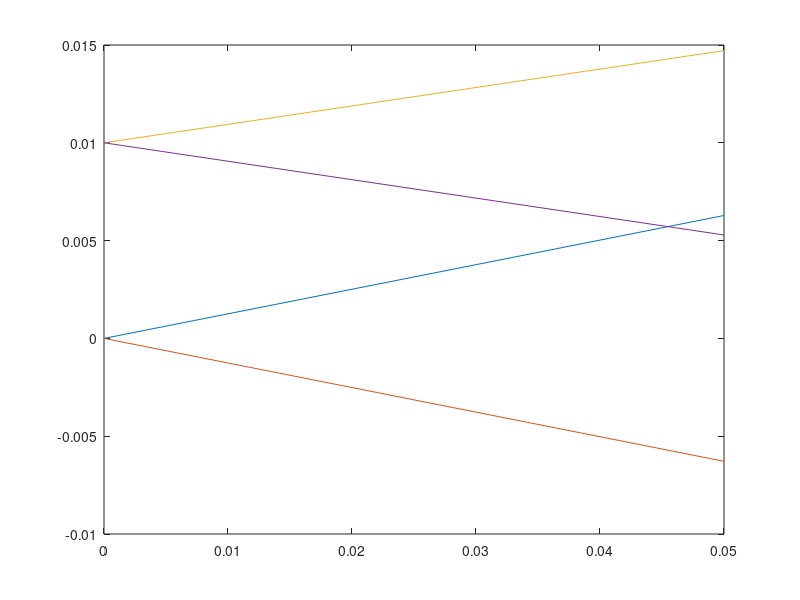

Here is the MATLAB script that generated this plot: (Note: this script raises an error after producing the figure.)
%% Part 1 Exploring Ray Tracing. 
% Let's define the ray variables. 
% Each ray is defined as (x-pos, x-angle, y-pos, y-angle)'

% The set of N rays would be in a 4 by N vector. This one set will still
% represent all rays present at one perticular z position

% To start I will manually define 4 rays total at two different x
% locations, with different angles with respect to z. 

% Note: Theta needs to be limited between -$\pi$/20 and $\pi$/20 since we
% are assuming that tan $\theta$ = $\theta$.

rays_in = [0 0 0.01 0.01;0.04*pi -0.04*pi 0.03*pi -0.03*pi;0 0 0 0;0 0 0 0];

d = 0.05;
% propgation matrix
Md = [1 d 0 0;0 1 0 0;0 0 1 d;0 0 0 1];


% Rays after propogation

rays_out = Md*rays_in;

% Plotting the result

% rays_in is a 4 x N matrix representing the rays emitted from an object
% rays_out is a 4 x N matrix representing the rays after propagating distance d
ray_z = [zeros(1,size(rays_in,2)); d*ones(1,size(rays_in,2))];
plot(ray_z, [rays_in(1,:); rays_out(1,:)]);

% Automating the generation of rays in a plane given a set of start points
% and number of rays required per point. 

rays_in = generate_1d_rays('x', 0.00, 0.01, 5);
rays_out = Md*rays_in;
ray_z = [zeros(1,size(rays_in,2)); d*ones(1,size(rays_in,2))];
plot(ray_z, [rays_in(1,:); rays_out(1,:)]);
ylim([-0.03, 0.03])
xlabel('z (m)');
ylabel('x (m)');

%% Light filed dataset exploration
load('lightField.mat')

%Plotting using rays2img choosing sensor width to be 35mm, standard full
%frame sensor size. 

[img, x_edges, y_edges] =rays2img(rays(1,:), rays(3,:), 0.035, 480);
figure;
colormap(gray)
image(x_edges([1 end]),y_edges([1 end]),img); 
axis image xy;

%%
% b) experimenting with different sensor widths

sensor_sizes = linspace(0.005, 0.050, 9);
pixels = 480;
imgs = zeros(pixels, pixels, length(sensor_sizes));

pltsize = ceil(sqrt(length(sensor_sizes)));
figure;
colormap(gray)
for i = 1:length(sensor_sizes)
    subplot(pltsize, pltsize, i)
    imgs(:,:,i) = image(rays2img(rays(1,:), rays(3,:), sensor_sizes(i), 480));
    axis image xy;
    title("Sensor size = " + int2str(sensor_sizes(i)*1000)+ " mm", 'Fontsize', 14);
end



%% experimenting with pixel count

pixel_count = linspace(50, 2800, 3);
sensor_size = 0.026; % approximate size of a crop format sensor, most common consumer dslr config. 

pltsize = ceil(sqrt(length(pixel_count)));
figure;
colormap(gray)
for i = 1:length(pixel_count)
    subplot(pltsize, pltsize, i)
    image(rays2img(rays(1,:), rays(3,:), sensor_size, pixel_count(i)));
    axis image xy;
    title("Pixel\_count = " + int2str(pixel_count(i)), 'Fontsize', 14);
end


%% Experimenting with a distance shift
d1 = 100 ;
rays_at_d1 = rays_propogate_d(rays, d);
figure;
colormap(gray)
subplot(1,2,1);
[img, x_edges, y_edges] =rays2img(rays(1,:), rays(3,:), 0.035, 480);
image(x_edges([1 end]),y_edges([1 end]),img); 
axis image xy;
title('Rays at d = 0 m', 'Fontsize', 16)
subplot(1,2,2);
[img, x_edges, y_edges] =rays2img(rays_at_d1(1,:), rays_at_d1(3,:), 0.035, 480);
image(x_edges([1 end]),y_edges([1 end]),img); 
axis image xy;
title("Rays at d = "+num2str(d1)+" m", 'Fontsize', 16)



% No value will be able to create a shaprer image. Found no appretiable
% increaces or even change in sharpness












